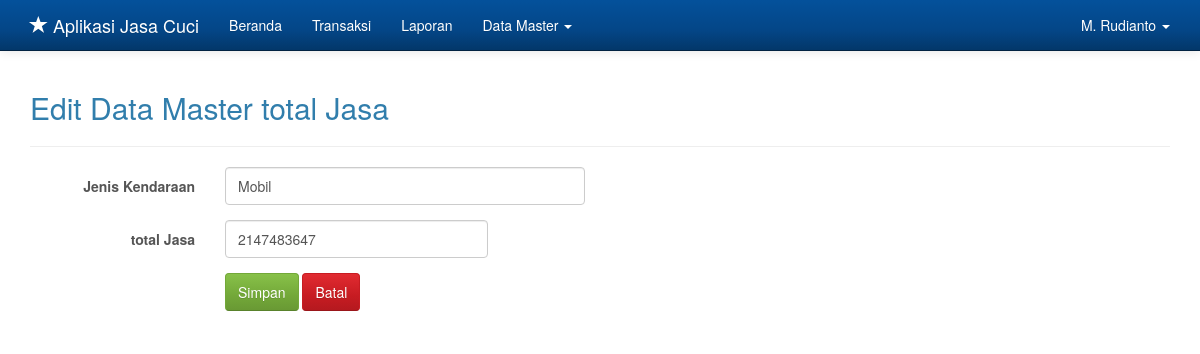
/admin.php?hlm=biaya&aksi=edit&id_biaya=5 (signed in), run on an earlier commit of the app's database.
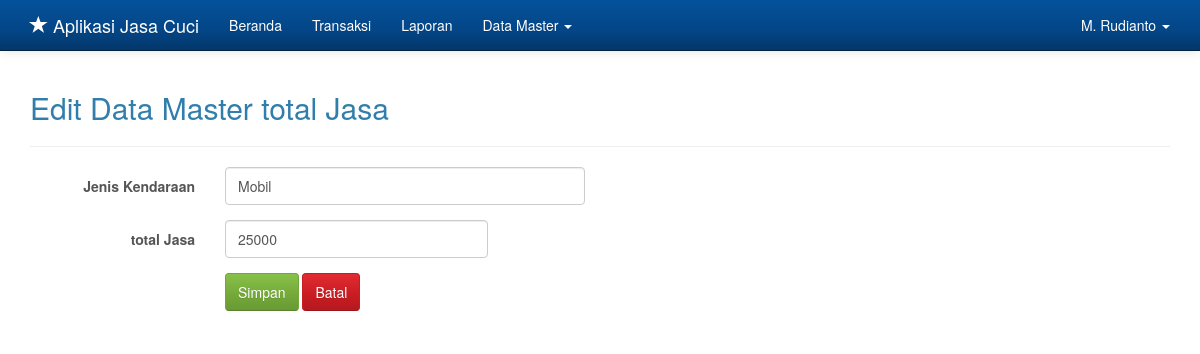
And on a later commit of the database.
### tables this page shows
CREATE TABLE `biaya` (
  `id_biaya` int(10) NOT NULL,
  `jenis` varchar(50) NOT NULL,
  `biaya` int(10) NOT NULL
);

### biaya_edit.php (the view, shortened to what this page needs)
<?php
if( empty( $_SESSION['id_user'] ) ){
	$_SESSION['err'] = '<strong>ERROR!</strong> Anda harus login terlebih dahulu.';
	header('Location: ./');
	die();
} else {
	if( isset( $_REQUEST['submit'] )){
		$id_biaya = $_REQUEST['id_biaya'];
		$jenis = $_REQUEST['jenis'];
		$biaya = $_REQUEST['biaya'];
		$sql = mysqli_query($koneksi, "UPDATE biaya SET jenis='$jenis', biaya='$biaya' WHERE id_biaya='$id_biaya'");
		if($sql == true){
			header('Location: ./admin.php?hlm=biaya');
			die();
		} else {
			echo 'ERROR! Periksa penulisan querynya.';
		}
	} else {
		$id_biaya = $_REQUEST['id_biaya'];
		$sql = mysqli_query($koneksi, "SELECT * FROM biaya WHERE id_biaya='$id_biaya'");
		while($row = mysqli_fetch_array($sql)){
?>
<h2>Edit Data Master total Jasa</h2>
<hr>
<form method="post" action="" class="form-horizontal" role="form">
	<div class="form-group">
		<label for="jenis" class="col-sm-2 control-label">Jenis Kendaraan</label>
		<div class="col-sm-4">
			<input type="text" class="form-control" id="jenis" value="<?php echo $row['jenis']; ?>" name="jenis" placeholder="Jenis Kendaraan" required>
		</div>
	</div>
	<div class="form-group">
		<label for="biaya" class="col-sm-2 control-label">total Jasa</label>
		<div class="col-sm-3">
			<input type="number" class="form-control" id="biaya" value="<?php echo $row['biaya']; ?>" name="biaya" placeholder="total Jasa" required>
		</div>
	</div>
	<div class="form-group">
		<div class="col-sm-offset-2 col-sm-10">
			<button type="submit" name="submit" class="btn btn-success">Simpan</button>
			<a href="./admin.php?hlm=total" class="btn btn-danger">Batal</a>
		</div>
	</div>
</form>
<?php
	}
	}
}
?>

What changed in the data, as far as the page shows it:
changed biaya "Mobil": biaya "2147483647" → "25000"
